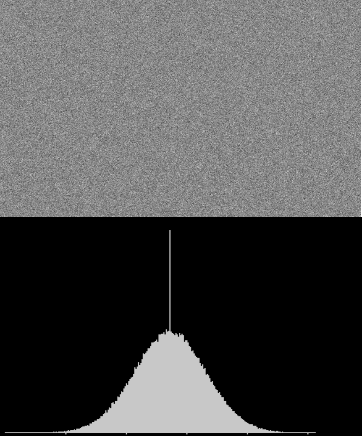
#> input picture Part 3/zs.jpg, 362 x 436 px
$ python learning_3.py
#> lines starting #> are read from the running program, lines starting #| are printed output that depends on the picture; after the words box and inside, x2 and y2 are one past the last pixel; in counts of white or black regions, pixels touching at a corner belong together
# Chapter 15 图像阈值
import cv2
from matplotlib import pyplot as plt


# 显示图像函数
def ShowImage(name_of_image, image, rate):
    img_min = cv2.resize(image, None, fx=rate, fy=rate, interpolation=cv2.INTER_CUBIC)
    cv2.namedWindow(name_of_image, cv2.WINDOW_NORMAL)
    cv2.imshow(name_of_image, img_min)
    if cv2.waitKey(0) == 27:  # wait for ESC to exit
        print('Not saved!')
        cv2.destroyAllWindows()
    elif cv2.waitKey(0) == ord('s'):  # wait for 's' to save and exit
        cv2.imwrite(name_of_image + '.jpg', image)  # save
        print('Saved successfully!')
        cv2.destroyAllWindows()

# 15.1 简单阈值: threshhold(灰度图, 阈值, 高于阈值时设置的新值(0黑 or 255白), 方法)
'''
img = cv2.imread('2.jpg', 0)

ret1, thresh1 = cv2.threshold(img, 127, 200, cv2.THRESH_BINARY)          # 高于阈值的部分置200，其余部分置黑
ret2, thresh2 = cv2.threshold(img, 127, 200, cv2.THRESH_BINARY_INV)      # 低于阈值的部分置200，其余部分置黑
ret3, thresh3 = cv2.threshold(img, 127, 200, cv2.THRESH_TRUNC)           # 高于阈值的部分置阈值的值
ret4, thresh4 = cv2.threshold(img, 127, 200, cv2.THRESH_TOZERO)          # 低于阈值被置黑(第3个参数无效)
ret5, thresh5 = cv2.threshold(img, 127, 200, cv2.THRESH_TOZERO_INV)      # 高于阈值被置黑(第3个参数无效)


titles = ['Original', 'BINARY', 'BINARY_INV', 'THRESH_TRUNC', 'THRESH_TOZERO', 'THRESH_TOZERO_INV']
images = [img, thresh1, thresh2, thresh3, thresh4, thresh5]

for i in range(6):
    plt.subplot(231+i), plt.imshow(images[i], 'gray')
    plt.title(titles[i])
    plt.xticks([]), plt.yticks([])

plt.show()
'''

# 15.2 自适应阈值
'''
# 中值滤波
img = cv2.medianBlur(img, 5)
ret, th1 = cv2.threshold(img, 127, 255, cv2.THRESH_BINARY)
# 11 为 Block size, 2 为 C 值
th2 = cv2.adaptiveThreshold(img, 255, cv2.ADAPTIVE_THRESH_MEAN_C,
                            cv2.THRESH_BINARY, 5, 2)
th3 = cv2.adaptiveThreshold(img, 255, cv2.ADAPTIVE_THRESH_GAUSSIAN_C,
                            cv2.THRESH_BINARY, 5, 2)
titles = ['Original', 'Global Threshold(v = 127)',
          'Adaptive Mean Threshold', 'Adaptive Gaussian Threshold']
images = [img, th1, th2, th3]
for i in range(4):
    plt.subplot(231+i), plt.imshow(images[i], 'gray')
    plt.title(titles[i])
    plt.xticks([]), plt.yticks([])
plt.show()
'''

# 15.3 Otsu's二值化
img = cv2.imread('zs.jpg', 0)
#> img is the input picture: shape (436, 362); min 0, max 255, mean 79.8

# 固定阈值法
ret1, th1 = cv2.threshold(img, 127, 255, cv2.THRESH_BINARY)
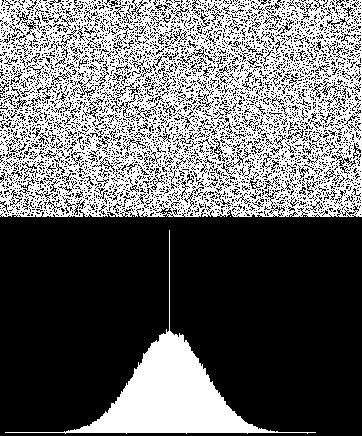
#> th1: shape (436, 362); 41.6% white; 12 white regions (10 under 20 px), largest, box (x1, y1, x2, y2) and area: (0, 0, 362, 217) 56326, (5, 230, 316, 434) 9304

# Otsu阈值法
ret2, th2 = cv2.threshold(img, 0, 255, cv2.THRESH_BINARY + cv2.THRESH_OTSU)
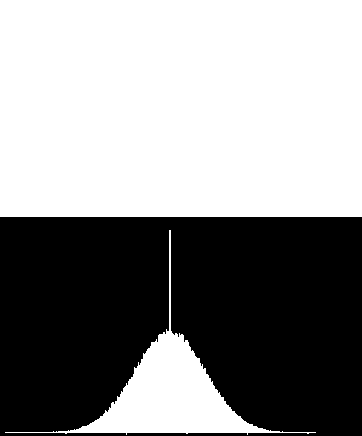
#> th2: shape (436, 362); 55.8% white; 1 black region, box (x1, y1, x2, y2) and area: (0, 217, 362, 436) 69772
#> ret2 = 71

# 先进行高斯滤波，再使用Otsu阈值法
blur = cv2.GaussianBlur(img, (5, 5), 0)
ret3, th3 = cv2.threshold(blur, 0, 255, cv2.THRESH_BINARY + cv2.THRESH_OTSU)
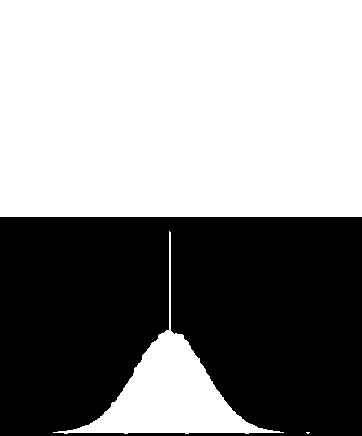
#> th3: shape (436, 362); 55.8% white; 1 black region, box (x1, y1, x2, y2) and area: (0, 217, 362, 436) 69753
#> ret3 = 71

# plot
titles = ['Original', 'Histogram', 'Global Threshold(v=127)',
          'Original', 'Histogram', "Otsu's Threshold",
          'Gaussian filtered Image', 'Histogram', "Otsu's Threshold"]
images = [img, 0, th1,
          img, 0, th2,
          blur, 0, th3]
for i in range(3):
    plt.subplot(3, 3, i*3+1), plt.imshow(images[i*3], 'gray')
    plt.title(titles[i*3]), plt.xticks([]), plt.yticks([])

    plt.subplot(3, 3, i*3+2), plt.hist(images[i*3].ravel(), 256)
    plt.title(titles[i*3+1]), plt.xticks([]), plt.yticks([])

    plt.subplot(3, 3, i*3+3), plt.imshow(images[i*3+2], 'gray')
    plt.title(titles[i*3+2]), plt.xticks([]), plt.yticks([])

plt.show()
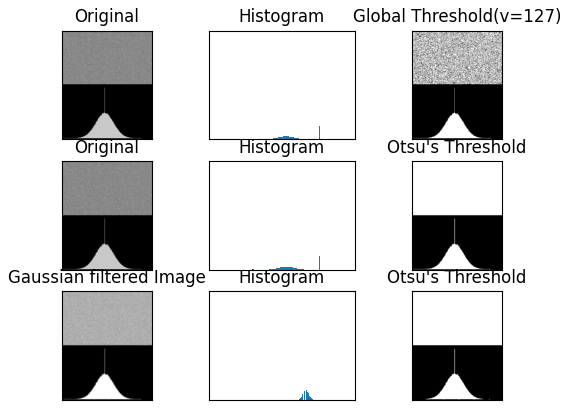
#> figure drawn by matplotlib, 9 panels
